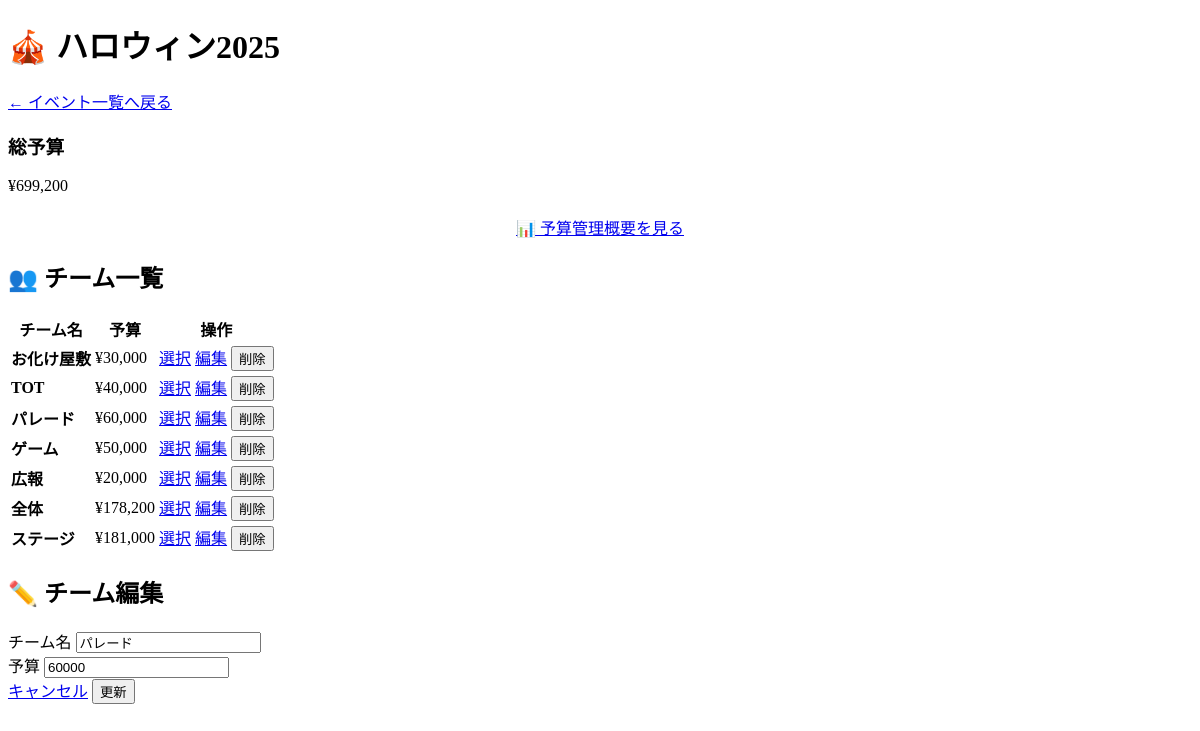
/event.php?event_id=4&edit_team=11, run on the app's committed database.
### tables this page shows
CREATE TABLE `events` (
  `id` int NOT NULL,
  `name` varchar(255) NOT NULL,
  `budget` int NOT NULL,
  `slack_channel_url` varchar(255) NOT NULL
);

CREATE TABLE `teams` (
  `id` int NOT NULL,
  `event_id` int NOT NULL,
  `name` varchar(255) NOT NULL,
  `budget` int NOT NULL
);

### event.php (the view, shortened to what this page needs)
<?php
require_once __DIR__ . '/config/db_connect.php';
$event_id = $_GET['event_id'] ?? null;
$stmt = $pdo->prepare('SELECT * FROM events WHERE id = ?');
$stmt->execute([$event_id]);
$event = $stmt->fetch();
$stmt = $pdo->prepare('SELECT * FROM teams WHERE event_id = ? ORDER BY id DESC');
$stmt->execute([$event_id]);
$teams = $stmt->fetchAll();
?>
<!DOCTYPE html>
<html lang="ja">
<head>
    <link rel="stylesheet" href="assets/style.css">
</head>
<body>
    <div class="container">
        <div class="main-card">
            <h1 class="title">🎪 <?= htmlspecialchars($event['name']) ?></h1>
            <div class="breadcrumb">
                <a href="index.php">← イベント一覧へ戻る</a>
            </div>
            <div class="card">
                <div class="info-cards">
                    <div class="info-card budget">
                        <h3>総予算</h3>
                        <div class="amount">¥<?= number_format($event['budget']) ?></div>
                    </div>
                </div>
                <div style="text-align: center; margin-top: 20px;">
                    <a href="budget_overview.php?event_id=<?= $event_id ?>" class="btn btn-info">📊 予算管理概要を見る</a>
                </div>
            </div>
            <h2 class="subtitle">👥 チーム一覧</h2>
            <div class="table-container">
                <table class="styled-table">
                    <thead>
                        <tr>
                            <th>チーム名</th>
                            <th>予算</th>
                            <th>操作</th>
                        </tr>
                    </thead>
                    <tbody>
                        <?php foreach ($teams as $team): ?>
                        <tr>
                            <td><strong><?= htmlspecialchars($team['name']) ?></strong></td>
                            <td>¥<?= number_format($team['budget']) ?></td>
                            <td>
                                <a href="team.php?team_id=<?= $team['id'] ?>&event_id=<?= $event_id ?>" class="btn btn-primary btn-sm">選択</a>
                                <a href="?event_id=<?= $event_id ?>&edit_team=<?= $team['id'] ?>" class="btn btn-edit btn-sm">編集</a>
                                <button type="button" onclick="showDeleteTeamForm(<?= $team['id'] ?>, '<?= htmlspecialchars($team['name'], ENT_QUOTES) ?>')" class="btn btn-delete btn-sm">削除</button>
                            </td>
                        </tr>
                        <?php endforeach; ?>
                    </tbody>
                </table>
            </div>
            <?php
            if (isset($_GET['edit_team'])) {
                $edit_id = $_GET['edit_team'];
                $stmt = $pdo->prepare('SELECT * FROM teams WHERE id = ?');
                $stmt->execute([$edit_id]);
                $edit_team = $stmt->fetch();
                if ($edit_team): ?>
                <h2 class="subtitle">✏️ チーム編集</h2>
                <form method="post" class="form">
                    <div class="form-group">
                        <label>チーム名</label>
                        <input type="text" name="team_name" value="<?= htmlspecialchars($edit_team['name']) ?>" required class="input">
                    </div>
                    <div class="form-group">
                        <label>予算</label>
                        <input type="number" name="team_budget" value="<?= htmlspecialchars($edit_team['budget']) ?>" required class="input">
                    </div>
                    <div class="text-right">
                        <a href="event.php?event_id=<?= $event_id ?>" class="btn btn-outline">キャンセル</a>
                        <button type="submit" name="update_team" class="btn btn-primary">更新</button>
                    </div>
                </form>
                <?php endif;
            } ?>
        </div>
    </div>
</body>
</html>

### data on the page
events: name "ハロウィン2025", budget "699,200"
teams: name "お化け屋敷", budget "30,000"
teams: name "TOT", budget "40,000"
teams: name "パレード", budget "60,000", team_name "パレード", team_budget "60000"
teams: name "ゲーム", budget "50,000"
teams: name "広報", budget "20,000"
teams: name "全体", budget "178,200"
teams: name "ステージ", budget "181,000"
